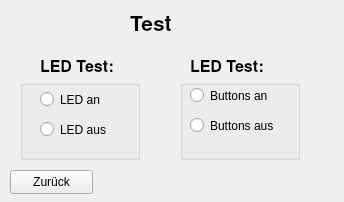
<?xml version="1.0" encoding="UTF-8"?>
<ui version="4.0">
 <class>MainWindow</class>
 <widget class="QMainWindow" name="MainWindow">
  <property name="geometry">
   <rect>
    <x>0</x>
    <y>0</y>
    <width>344</width>
    <height>202</height>
   </rect>
  </property>
  <property name="windowTitle">
   <string>MainWindow</string>
  </property>
  <widget class="QWidget" name="centralwidget">
   <widget class="QLabel" name="testLabel">
    <property name="geometry">
     <rect>
      <x>130</x>
      <y>10</y>
      <width>131</width>
      <height>31</height>
     </rect>
    </property>
    <property name="font">
     <font>
      <family>Nimbus Sans L</family>
      <pointsize>16</pointsize>
      <weight>75</weight>
      <bold>true</bold>
     </font>
    </property>
    <property name="text">
     <string>Test</string>
    </property>
   </widget>
   <widget class="QLabel" name="label">
    <property name="geometry">
     <rect>
      <x>40</x>
      <y>60</y>
      <width>81</width>
      <height>16</height>
     </rect>
    </property>
    <property name="font">
     <font>
      <family>Nimbus Sans L</family>
      <pointsize>12</pointsize>
      <weight>75</weight>
      <bold>true</bold>
     </font>
    </property>
    <property name="text">
     <string>LED Test:</string>
    </property>
   </widget>
   <widget class="QLabel" name="label_2">
    <property name="geometry">
     <rect>
      <x>190</x>
      <y>60</y>
      <width>81</width>
      <height>16</height>
     </rect>
    </property>
    <property name="font">
     <font>
      <family>Nimbus Sans L</family>
      <pointsize>12</pointsize>
      <weight>75</weight>
      <bold>true</bold>
     </font>
    </property>
    <property name="text">
     <string>LED Test:</string>
    </property>
   </widget>
   <widget class="QPushButton" name="ButtonBack">
    <property name="geometry">
     <rect>
      <x>10</x>
      <y>170</y>
      <width>83</width>
      <height>24</height>
     </rect>
    </property>
    <property name="text">
     <string>Zurück</string>
    </property>
   </widget>
   <widget class="QGroupBox" name="groupBox">
    <property name="geometry">
     <rect>
      <x>20</x>
      <y>80</y>
      <width>120</width>
      <height>80</height>
     </rect>
    </property>
    <property name="title">
     <string/>
    </property>
    <widget class="QRadioButton" name="ButtonLedOn">
     <property name="geometry">
      <rect>
       <x>20</x>
       <y>10</y>
       <width>100</width>
       <height>19</height>
      </rect>
     </property>
     <property name="text">
      <string>LED an</string>
     </property>
    </widget>
    <widget class="QRadioButton" name="ButtonLedOff">
     <property name="geometry">
      <rect>
       <x>20</x>
       <y>40</y>
       <width>100</width>
       <height>19</height>
      </rect>
     </property>
     <property name="text">
      <string>LED aus</string>
     </property>
    </widget>
   </widget>
   <widget class="QGroupBox" name="groupBox_2">
    <property name="geometry">
     <rect>
      <x>180</x>
      <y>80</y>
      <width>120</width>
      <height>80</height>
     </rect>
    </property>
    <property name="title">
     <string/>
    </property>
    <widget class="QRadioButton" name="ButtonButtonOff">
     <property name="geometry">
      <rect>
       <x>10</x>
       <y>30</y>
       <width>100</width>
       <height>31</height>
      </rect>
     </property>
     <property name="text">
      <string>Buttons aus</string>
     </property>
    </widget>
    <widget class="QRadioButton" name="ButtonButtonOn">
     <property name="geometry">
      <rect>
       <x>10</x>
       <y>0</y>
       <width>100</width>
       <height>31</height>
      </rect>
     </property>
     <property name="text">
      <string>Buttons an</string>
     </property>
    </widget>
   </widget>
   <zorder>groupBox</zorder>
   <zorder>testLabel</zorder>
   <zorder>label</zorder>
   <zorder>label_2</zorder>
   <zorder>ButtonBack</zorder>
   <zorder>groupBox_2</zorder>
  </widget>
 </widget>
 <resources/>
 <connections/>
</ui>
